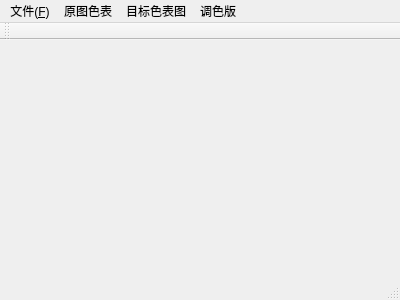
<?xml version="1.0" encoding="UTF-8"?>
<ui version="4.0">
 <class>MainWindow</class>
 <widget class="QMainWindow" name="MainWindow">
  <property name="geometry">
   <rect>
    <x>0</x>
    <y>0</y>
    <width>400</width>
    <height>300</height>
   </rect>
  </property>
  <property name="windowTitle">
   <string>MainWindow</string>
  </property>
  <widget class="QTabWidget" name="centralWidget">
   <property name="currentIndex">
    <number>0</number>
   </property>
   <widget class="Widget_Image" name="widget_SrcImage">
    <attribute name="title">
     <string>原图</string>
    </attribute>
   </widget>
   <widget class="QTableView" name="tableView_SrcColor">
    <attribute name="title">
     <string>原图色表</string>
    </attribute>
   </widget>
   <widget class="QTableView" name="tableView_DestColor">
    <attribute name="title">
     <string>目标图色表</string>
    </attribute>
   </widget>
   <widget class="Widget_Image" name="widget_DestImage">
    <attribute name="title">
     <string>目标图</string>
    </attribute>
   </widget>
   <widget class="QTextEdit" name="textEdit_Code">
    <attribute name="title">
     <string>代码</string>
    </attribute>
   </widget>
   <widget class="QTableView" name="tableView_Palette">
    <attribute name="title">
     <string>调色板</string>
    </attribute>
   </widget>
  </widget>
  <widget class="QMenuBar" name="menuBar">
   <property name="geometry">
    <rect>
     <x>0</x>
     <y>0</y>
     <width>400</width>
     <height>23</height>
    </rect>
   </property>
   <widget class="QMenu" name="menuFile">
    <property name="title">
     <string>文件(&amp;F)</string>
    </property>
    <addaction name="actionImage_load"/>
    <addaction name="actionImage_loadPNG"/>
    <addaction name="separator"/>
    <addaction name="actionImage_save"/>
    <addaction name="actionImage_save_palette"/>
    <addaction name="actionImage_savePNG"/>
    <addaction name="separator"/>
    <addaction name="actionExit"/>
   </widget>
   <widget class="QMenu" name="menuSrcTable">
    <property name="title">
     <string>原图色表</string>
    </property>
    <addaction name="actionSrcTable_Insert"/>
    <addaction name="actionSrcTable_Delete"/>
    <addaction name="actionSrcTable_Edit"/>
   </widget>
   <widget class="QMenu" name="menuDestTable">
    <property name="title">
     <string>目标色表图</string>
    </property>
    <addaction name="actionDestTable_Insert"/>
    <addaction name="actionDestTable_Delete"/>
    <addaction name="actionDestTable_Edit"/>
    <addaction name="separator"/>
    <addaction name="actionDestImage_Remake"/>
   </widget>
   <widget class="QMenu" name="menuPalette">
    <property name="title">
     <string>调色版</string>
    </property>
    <addaction name="actionPalette_MakePalette"/>
    <addaction name="actionPalette_MakeDestImage"/>
   </widget>
   <addaction name="menuFile"/>
   <addaction name="menuSrcTable"/>
   <addaction name="menuDestTable"/>
   <addaction name="menuPalette"/>
  </widget>
  <widget class="QToolBar" name="mainToolBar">
   <attribute name="toolBarArea">
    <enum>TopToolBarArea</enum>
   </attribute>
   <attribute name="toolBarBreak">
    <bool>false</bool>
   </attribute>
  </widget>
  <widget class="QStatusBar" name="statusBar"/>
  <action name="actionImage_load">
   <property name="text">
    <string>打开图片</string>
   </property>
  </action>
  <action name="actionImage_save">
   <property name="text">
    <string>保存图片</string>
   </property>
  </action>
  <action name="actionSrcTable_Insert">
   <property name="text">
    <string>插入</string>
   </property>
  </action>
  <action name="actionSrcTable_Delete">
   <property name="text">
    <string>删除</string>
   </property>
  </action>
  <action name="actionSrcTable_Edit">
   <property name="text">
    <string>编辑</string>
   </property>
  </action>
  <action name="actionImage_save_palette">
   <property name="text">
    <string>保存图片(索引图)</string>
   </property>
  </action>
  <action name="actionExit">
   <property name="text">
    <string>退出</string>
   </property>
  </action>
  <action name="actionDestTable_Insert">
   <property name="text">
    <string>插入</string>
   </property>
  </action>
  <action name="actionDestTable_Delete">
   <property name="text">
    <string>删除</string>
   </property>
  </action>
  <action name="actionDestTable_Edit">
   <property name="text">
    <string>编辑</string>
   </property>
  </action>
  <action name="actionDestImage_Remake">
   <property name="text">
    <string>生成目标图</string>
   </property>
  </action>
  <action name="actionPalette_MakePalette">
   <property name="text">
    <string>生成调色板</string>
   </property>
  </action>
  <action name="actionPalette_MakeDestImage">
   <property name="text">
    <string>生成目标图</string>
   </property>
  </action>
  <action name="actionImage_savePNG">
   <property name="text">
    <string>保存PNG</string>
   </property>
  </action>
  <action name="actionImage_loadPNG">
   <property name="text">
    <string>打开PNG</string>
   </property>
  </action>
 </widget>
 <layoutdefault spacing="6" margin="11"/>
 <customwidgets>
  <customwidget>
   <class>Widget_Image</class>
   <extends>QWidget</extends>
   <header>Widget_Image.h</header>
   <container>1</container>
  </customwidget>
 </customwidgets>
 <resources/>
 <connections/>
</ui>
